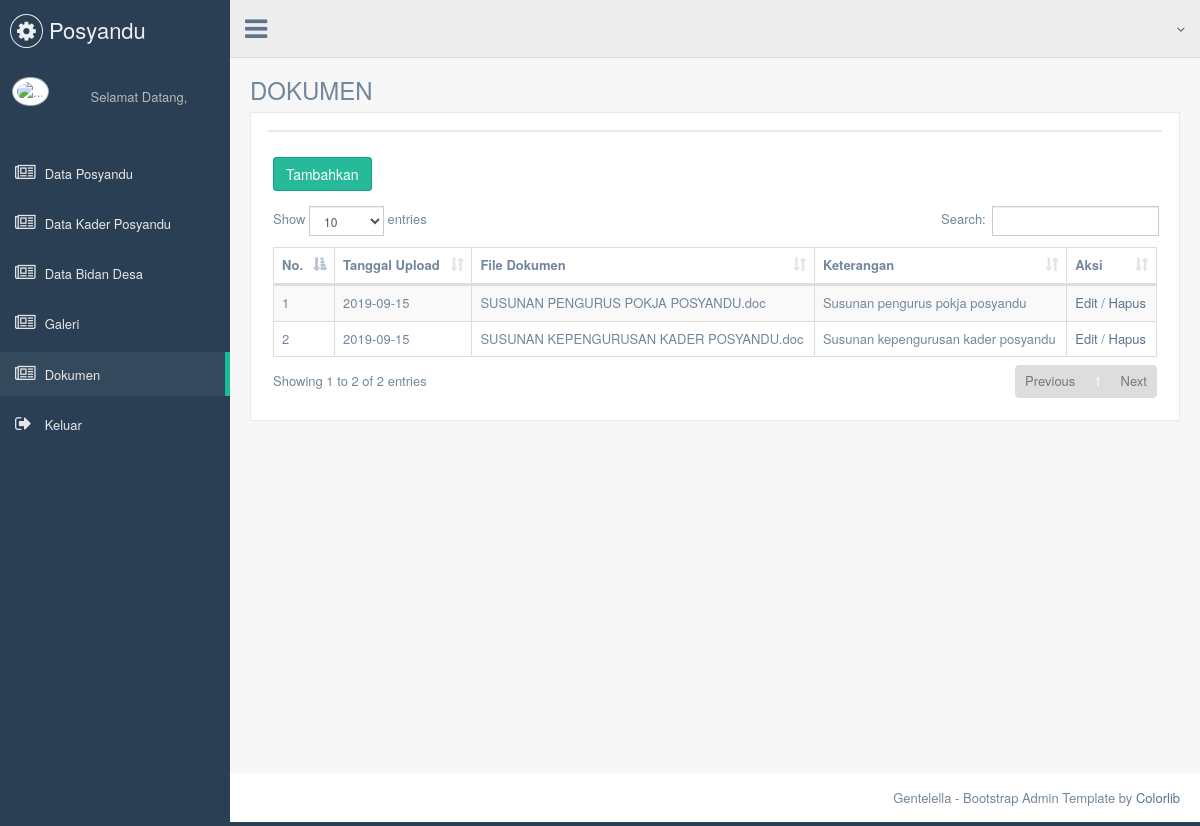
The app's page /pokjanal/tampil_dok.php with its own data.
### tables this page shows
CREATE TABLE `dokumen` (
  `id_dok` int(11) NOT NULL,
  `nama_dok` text NOT NULL,
  `keterangan_dok` text NOT NULL,
  `tgl_dok` date NOT NULL
);

### pokjanal/tampil_dok.php (the view, shortened to what this page needs)
<!DOCTYPE html>
<html lang="en">
  <head>
    <link href="vendors/bootstrap/dist/css/bootstrap.min.css" rel="stylesheet">
    <link href="vendors/font-awesome/css/font-awesome.min.css" rel="stylesheet">
    <link href="vendors/nprogress/nprogress.css" rel="stylesheet">
    <link href="vendors/iCheck/skins/flat/green.css" rel="stylesheet">
    <link href="vendors/malihu-custom-scrollbar-plugin/jquery.mCustomScrollbar.min.css" rel="stylesheet"/>
    <link href="vendors/datatables.net-bs/css/dataTables.bootstrap.min.css" rel="stylesheet">
    <link href="vendors/datatables.net-buttons-bs/css/buttons.bootstrap.min.css" rel="stylesheet">
    <link href="vendors/datatables.net-fixedheader-bs/css/fixedHeader.bootstrap.min.css" rel="stylesheet">
    <link href="vendors/datatables.net-responsive-bs/css/responsive.bootstrap.min.css" rel="stylesheet">
    <link href="vendors/datatables.net-scroller-bs/css/scroller.bootstrap.min.css" rel="stylesheet">
    <link href="build/css/custom.min.css" rel="stylesheet">
  </head>
<?php
include "header.php";
?>
<div class="right_col" role="main">
  <div class="">
    <div class="page-title">
      <div class="title_left">
        <h3>DOKUMEN</h3>
      </div>
    </div>
    <div class="clearfix"></div>
    <div class="row">
      <div class="col-md-12 col-sm-12 col-xs-12">
        <div class="x_panel">
          <div class="x_title">
          </div>
        <div class="x_content">
            <h3><a href="tambah_dok.php" class="btn btn-success">Tambahkan</a></h3>
                    <table id="datatable-responsive" class="table table-striped table-bordered dt-responsive" cellspacing="0" width="100%">
                      <thead>
                        <tr align="center">
                          <th width="5%">No.</th>
                          <th>Tanggal Upload</th>
                          <th>File Dokumen</th>
                          <th>Keterangan </th>
                          <th>Aksi</th>
                        </tr>
                      </thead>
                      <tbody>
                        <?php
              require __DIR__ .'/koneksi.php';
              $sql = "SELECT * FROM dokumen";
              $result = $connect->query($sql);
              if ($result->num_rows != 0) {
                $no = 1;
                while($row = $result->fetch_assoc()) {
                  echo '<tr>';
                  echo'<td>'.$no.'</td>';
                  echo'<td>'.$row['tgl_dok'].'</td>';
                  echo'<td>'.$row['nama_dok'].'</td>';
                  echo'<td>'.$row['keterangan_dok'].'</td>';
                  echo '<td><a href="edit_dok.php?id='.$row['id_dok']. '">Edit</a> /
                        <a href="hapus_dok.php?id='.$row['id_dok']. '" onclick="return confirm(\'Anda Yakin Ingin Menghapus Data?\')">Hapus</a></td>';
                  echo '</tr>';
                  $no++;
                }
              } else {
                echo "Rows belum ada data";
              }
            ?>
                      </tbody>
                    </table>
        </div>
        </div>
      </div>
    </div>
  </div>
</div>
<footer>
  <div class="pull-right">
    Gentelella - Bootstrap Admin Template by <a href="https://colorlib.com">Colorlib</a>
  </div>
  <div class="clearfix"></div>
</footer>
      </div>
    </div>
  </body>
</html>

### records on screen
dokumen: tgl_dok "2019-09-15", nama_dok "SUSUNAN PENGURUS POKJA POSYANDU.doc", keterangan_dok "Susunan pengurus pokja posyandu"
dokumen: tgl_dok "2019-09-15", nama_dok "SUSUNAN KEPENGURUSAN KADER POSYANDU.doc", keterangan_dok "Susunan kepengurusan kader posyandu"
